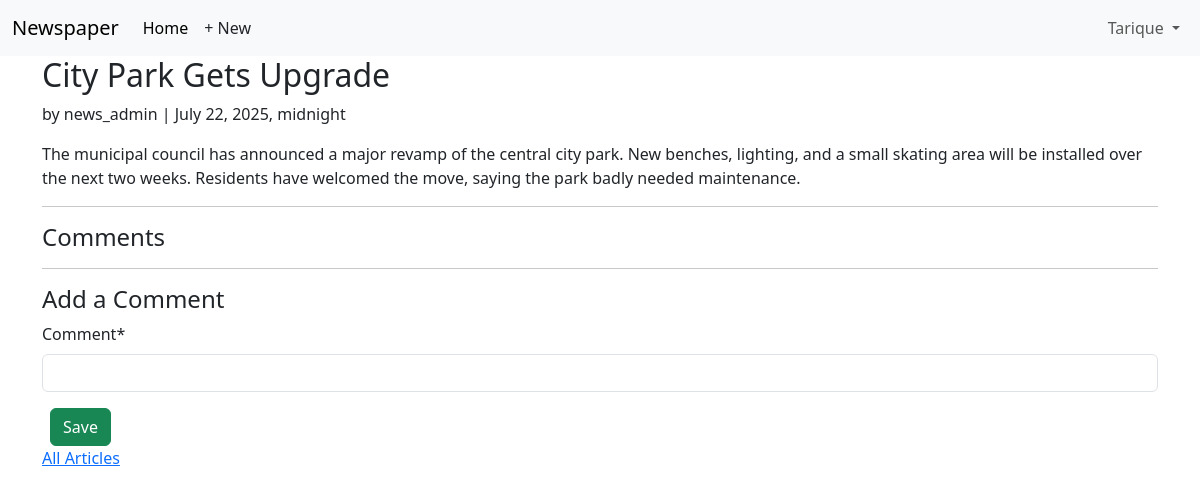
Before: /articles/1/ (signed in) with the older database file.
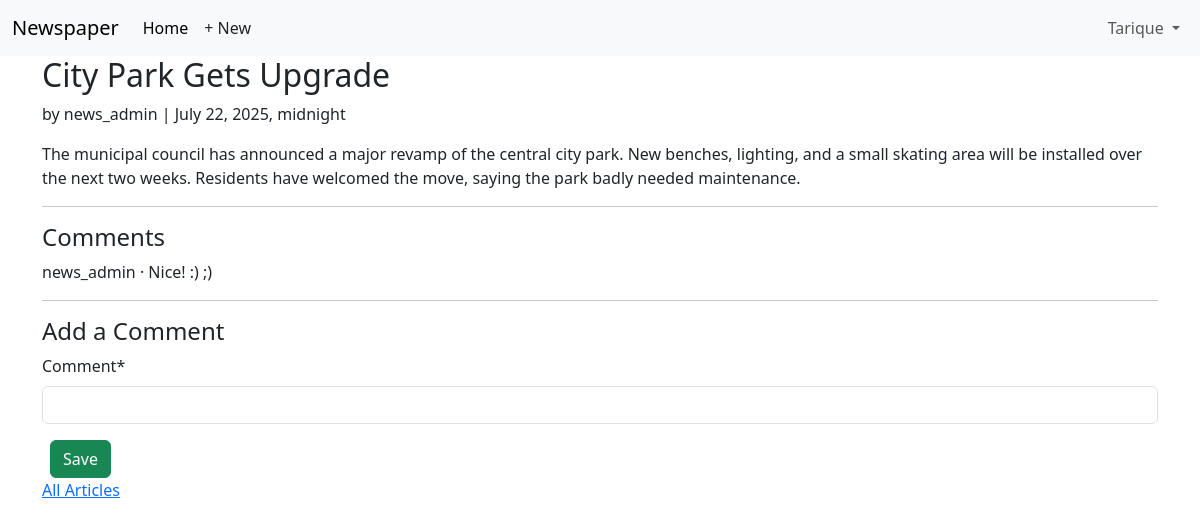
After: the same page with the newer database file.
### articles/models.py (models this page shows, shortened)
class Comment(models.Model):
	article = models.ForeignKey(Article, on_delete=models.CASCADE,)
	comment = models.CharField(max_length=140)
	author = models.ForeignKey(settings.AUTH_USER_MODEL, on_delete=models.CASCADE,)
	def __str__(self):
		return self.comment

### accounts/models.py (models this page shows)
class CustomUser(AbstractUser):
	age = models.PositiveIntegerField(null=True, blank=True)

### articles/views.py (the view, shortened to what this page needs)
# urls.py: path("<int:pk>/", ArticleDetailView.as_view(), name="article_detail"),
class ArticleDetailView(LoginRequiredMixin, DetailView):
	def get(self , request , *args , **kwargs):
		view = CommentGet.as_view()
		return view(request, *args, **kwargs)

### articles/forms.py
class CommentForm(forms.ModelForm):
	class Meta:
		model = Comment
		fields = ('comment',)

### articles/views.py (called while the page is built)
	def get_context_data(self, **kwargs):
		context = super().get_context_data(**kwargs)
		context["form"] = CommentForm()
		return context

### templates/article_detail.html (shortened to what this page needs)
{% extends "base.html" %}
{% load crispy_forms_tags %}
{% block content %}
<div class="article-entry">
	<h2>{{ object.title }}</h2>
	<p>by {{ object.auther }} | {{ object.date }}</p>
	<p>{{ object.body }}</p>
</div>
<hr>
<h4>Comments</h4>
{% for comment in article.comment_set.all %}
<p>{{ comment.author }} &middot; {{ comment }}</p>
{% endfor %}
<hr>
<h4>Add a Comment</h4>
<form action="" method="post">{% csrf_token %}
	{{ form|crispy }}
	<button class="btn btn-success ms-2" type="submit">Save</button>
</form>
<div>
	<p><a href="{% url 'article_list' %}">All Articles</a></p>
</div>
{% endblock content %}

Changed rows visible on the page:
added Comment: author "news_admin", comment "Nice! :) ;)"
